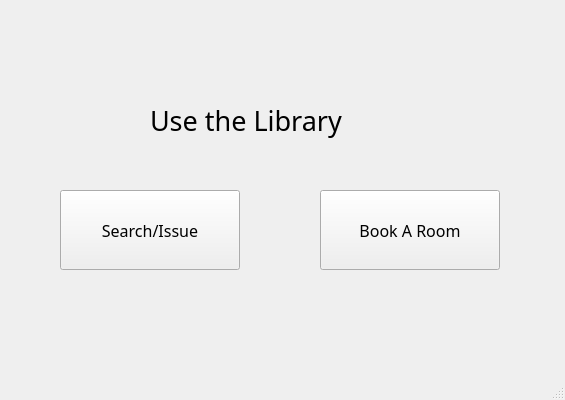
<?xml version="1.0" encoding="UTF-8"?>
<ui version="4.0">
 <class>MainWindow</class>
 <widget class="QMainWindow" name="MainWindow">
  <property name="geometry">
   <rect>
    <x>0</x>
    <y>0</y>
    <width>565</width>
    <height>400</height>
   </rect>
  </property>
  <property name="windowTitle">
   <string>MainWindow</string>
  </property>
  <widget class="QWidget" name="centralwidget">
   <widget class="QPushButton" name="BookRoom_Button">
    <property name="geometry">
     <rect>
      <x>320</x>
      <y>190</y>
      <width>180</width>
      <height>80</height>
     </rect>
    </property>
    <property name="font">
     <font>
      <family>Arial Rounded MT Bold</family>
      <pointsize>12</pointsize>
     </font>
    </property>
    <property name="cursor">
     <cursorShape>PointingHandCursor</cursorShape>
    </property>
    <property name="text">
     <string>Book A Room</string>
    </property>
   </widget>
   <widget class="QPushButton" name="SearchIssue_Button">
    <property name="geometry">
     <rect>
      <x>60</x>
      <y>190</y>
      <width>180</width>
      <height>80</height>
     </rect>
    </property>
    <property name="font">
     <font>
      <family>Arial Rounded MT Bold</family>
      <pointsize>12</pointsize>
     </font>
    </property>
    <property name="cursor">
     <cursorShape>PointingHandCursor</cursorShape>
    </property>
    <property name="text">
     <string>Search/Issue</string>
    </property>
   </widget>
   <widget class="QLabel" name="label">
    <property name="geometry">
     <rect>
      <x>150</x>
      <y>90</y>
      <width>251</width>
      <height>60</height>
     </rect>
    </property>
    <property name="font">
     <font>
      <family>Arial Rounded MT Bold</family>
      <pointsize>20</pointsize>
     </font>
    </property>
    <property name="text">
     <string>Use the Library</string>
    </property>
   </widget>
  </widget>
  <widget class="QMenuBar" name="menubar">
   <property name="geometry">
    <rect>
     <x>0</x>
     <y>0</y>
     <width>565</width>
     <height>26</height>
    </rect>
   </property>
  </widget>
  <widget class="QStatusBar" name="statusbar"/>
 </widget>
 <resources/>
 <connections/>
</ui>
